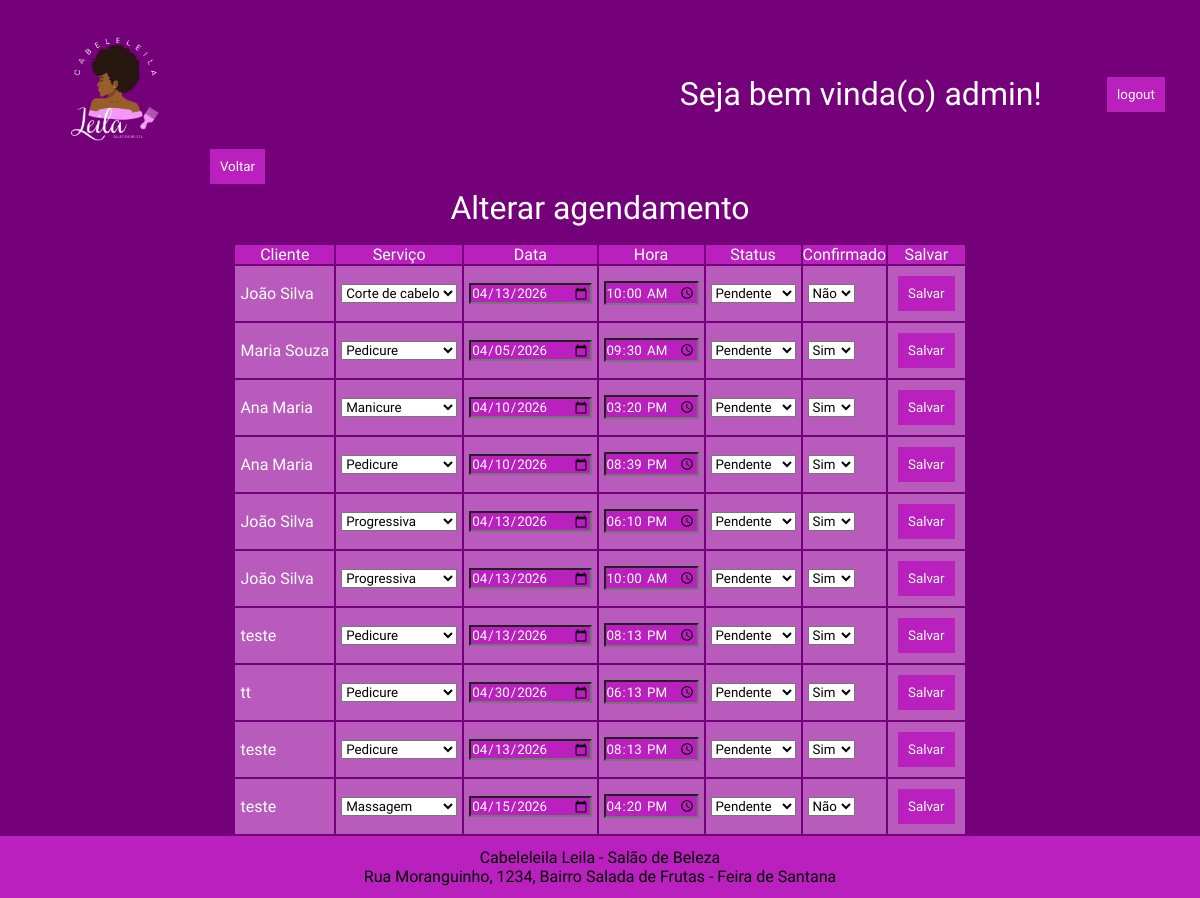
The page /alterar_agendamento (signed in) on the database as committed earlier.
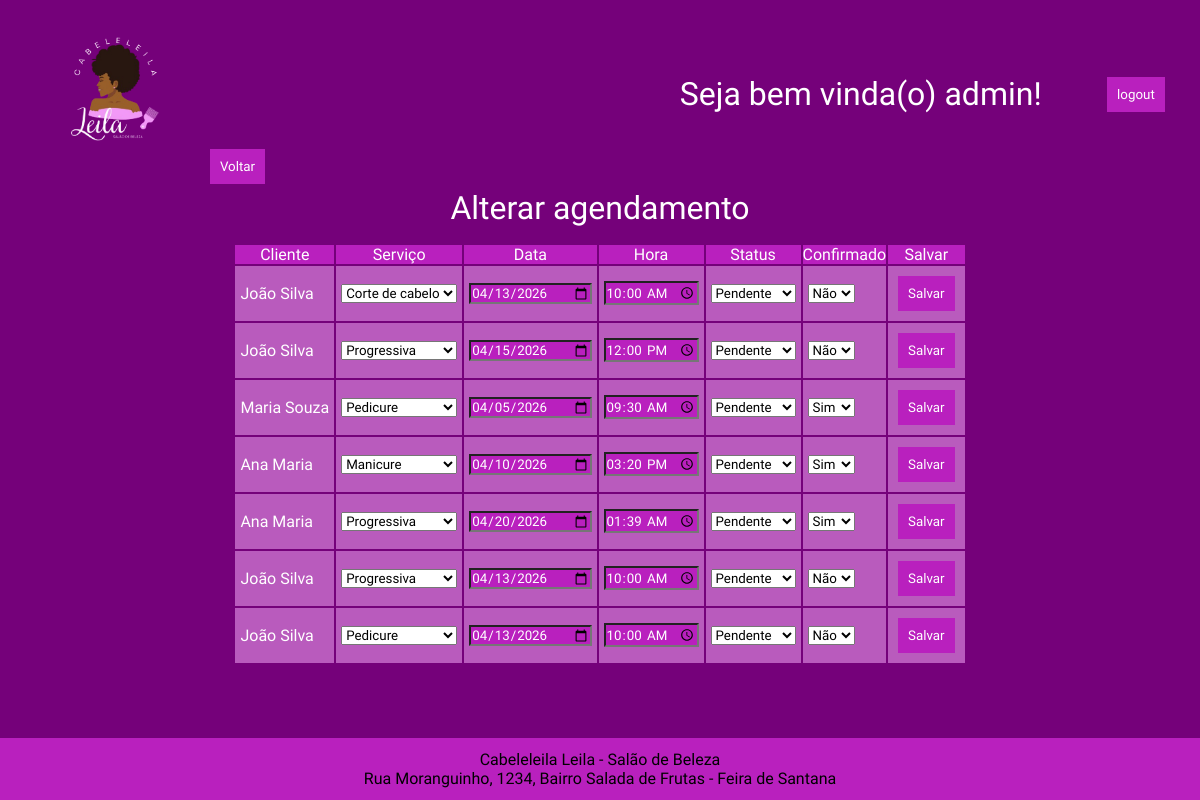
The same page on the database as committed later.
### models/Admin.py (models this page shows, shortened)
class Admin(db.Model, UserMixin):
    __tablename__ = 'admins'
    id = db.Column(db.Integer, primary_key=True)
    login = db.Column(db.String(100), nullable=False)
    senha = db.Column(db.String(100), nullable=False)
    def login_get(self):
        return self.login

### models/Agendamento.py (models this page shows, shortened)
class Agendamento(db.Model):
    __tablename__ = 'agendamentos'
    id = db.Column(db.Integer, primary_key=True)
    clienteID = db.Column(db.Integer, db.ForeignKey('clientes.id'), nullable=False)
    servicoID = db.Column(db.Integer, db.ForeignKey('servicos.id'), nullable=False)
    data = db.Column(db.String(10), nullable=False)
    hora = db.Column(db.String(5), nullable=False)
    atendimento_confirmado = db.Column(db.String(10), nullable=False)
    status = db.Column(db.String(10), nullable=False)
    def id_get(self ):
        return self.id
    def clienteID_get(self):
        return self.clienteID
    def servicoID_get(self):
        return self.servicoID
    def data_get(self):
        return self.data
    def hora_get(self):
        return self.hora
    def status_get(self):
        return self.status
    def atendimento_confirmado_get(self):
        return self.atendimento_confirmado

### models/Cliente.py (models this page shows, shortened)
class Cliente(db.Model, UserMixin):
    __tablename__ = 'clientes'
    id = db.Column(db.Integer, primary_key=True)
    login = db.Column(db.String(100), nullable=False)
    senha = db.Column(db.String(100), nullable=False)
    def login_get(self ):
        return self.login

### models/Servico.py (models this page shows, shortened)
class Servico(db.Model):
    __tablename__ = 'servicos'
    id = db.Column(db.Integer, primary_key=True)
    nome = db.Column(db.String(100), nullable=False)
    preco = db.Column(db.Float, nullable=False)
    def nome_get(self ):
        return self.nome

### app.py (the view, shortened to what this page needs)
@app.route('/alterar_agendamento', methods=['GET', 'POST'])
@login_required
def alterar_agendamento():
    mensagem = ''
    clientes_lista = {}
    if isinstance(current_user, Admin):
        agendamentos : Agendamento = Agendamento.query.all()
        servicos: Servico = Servico.query.all()
    elif isinstance(current_user, Cliente):
        cliente_id = current_user.id_get()
        agendamentos : Agendamento = Agendamento.query.filter_by(clienteID=cliente_id).all()
        servicos: Servico = Servico.query.all()
    for ag in agendamentos:
        ag: Agendamento
        c: Cliente = Cliente.query.get(ag.clienteID_get())
        s: Servico = Servico.query.get(ag.servicoID_get())
        clientes_lista[ag.clienteID_get()] = {
            'id'                     : ag.id_get(),
            'cliente'                : c.login_get(),
            'servico'                : s.nome_get(),
            'data'                   : ag.data_get(),
            'hora'                   : ag.hora_get(),
            'status'                 : ag.status_get(),
            'atendimento_confirmado' : ag.atendimento_confirmado_get()
        }
    return render_template('alterar_agendamento.html', mensagem=mensagem, agendamentos=agendamentos, servicos=servicos, clientes=clientes_lista)

### app.py (called while the page is built)
@login_manager.user_loader
def load_user(user_id):
    tipo, id_str = user_id.split("-")
    user_id = int(id_str)
    if tipo == "admin":
        return Admin.query.get(user_id)
    elif tipo == "usuario":
        return Cliente.query.get(user_id)

### templates/alterar_agendamento.html (shortened to what this page needs)
<!DOCTYPE html>
<html lang="pt-br">
<head>
    <link rel="stylesheet" href="{{ url_for('static', filename='css/para_table_styles.css') }}">
</head>
<body>
  <header>
        <div class="nav-container">
            <span>
                <img class="logo" src="{{ url_for('static', filename='img/logo-semfundo.png') }}" alt="logo">
                <a href="{{ url_for('painel') }}"><button id="btn-voltar">Voltar</button></a>
            </span>
            <h1 id="msg-boas-vindas">Seja bem vinda(o) {{ current_user.login_get()}}!</h1>
            <a href="{{ url_for('logout') }}"><button id="btn-logout">logout</button></a>
        </div>
    </header>
  <main class="container-main">
    <h1>Alterar agendamento</h1>
    {% if agendamentos %}
        <table>
            <thead>
                <tr>
                    <th>Cliente</th>
                    <th>Serviço</th>
                    <th>Data</th>
                    <th>Hora</th>
                    <th>Status</th>
                    <th>Confirmado</th>
                    <th>Salvar</th>
                </tr>
            </thead>
            <tbody>
                {% for ag in agendamentos %}
                <tr>
                    <form method="POST" action="/alterar_agendamento">
                        <td>{{ clientes[ag.clienteID_get()]['cliente'] }}</td>
                        <td>
                            <select name="servico">
                                {% for s in servicos %}
                                    <option value="{{ s.id }}" {% if s.id == ag.servicoID_get() %}selected{% endif %}>
                                        {{ s.nome_get() }}
                                    </option>
                                {% endfor %}
                            </select>
                        </td>
                        <td>
                            <input type="date" name="data" value="{{ ag.data_get() }}">
                        </td>
                        <td>
                            <input type="time" name="hora" value="{{ ag.hora_get() }}">
                        </td>
                        <td>
                            {% if current_user.__class__.__name__ == 'Admin' %}
                                <select name="status">
                                    <option value="pendente"  {% if ag.status_get() == 'pendente'  %}selected{% endif %}>Pendente</option>
                                </select>
                            {% else %}
                                {{ ag.status_get() }}
                            {% endif %}
                        </td>
                        <td>
                            {% if current_user.__class__.__name__ == 'Admin' %}
                                <select name="atendimento_confirmado">
                                    <option value="sim" {% if ag.atendimento_confirmado_get() == 'sim' %}selected{% endif %}>Sim</option>
                                    <option value="nao" {% if ag.atendimento_confirmado_get() == 'nao' %}selected{% endif %}>Não</option>
                                </select>
                            {% else %}
                                {{ ag.atendimento_confirmado_get() }}
                            {% endif %}
                        </td>
                        <td><button type="submit">Salvar</button></td>
                    </form>
                </tr>
                {% endfor %}
            </tbody>
        </table>
    {% else %}
        <p>Nenhum agendamento encontrado.</p>
    {% endif %}
</main>
<footer>
        <p >Cabeleleila Leila - Salão de Beleza</p>
        <p >Rua Moranguinho, 1234, Bairro Salada de Frutas - Feira de Santana</p>
    </footer>
</html>

### static/css/para_table_styles.css (style rules this page uses)
* { margin: 0; padding: 0; font-family: "Josefin Sans", sans-serif; font-weight: 500; font-style: normal; }
body { display: grid; overflow-x: hidden; grid-template-rows: auto 1fr auto; grid-template-areas: "cabecalho" "conteudo" "rodape"; background-color: rgba(117, 1, 122, 1); min-height: 100vh; }
footer { grid-area: rodape; display: flex; flex-direction: column; align-items: center; justify-content: center; background-color: rgb(185, 32, 190); padding: 1%; }
.nav-container { display: flex; justify-content: space-around; align-items: center; color: white; }
.logo { width: 30%; }
.nav-container h1 { padding-left: 20px; }
.container-main { grid-area: conteudo; display: flex; flex-direction: column; justify-items: center; align-items: center; gap: 16px; color: white; }
thead { background-color: rgb(185, 32, 190); }
tbody { background-color: rgb(185, 91, 189); }
button { background-color: rgb(185, 32, 190); color: white; padding: 10px; margin: 5px; border: none; cursor: pointer; transition: background-color 0.3s ease; }
input { color: white; background-color: rgb(185, 32, 190); }
td { padding: 5px; }

Rows that differ between the two databases and show on the page:
removed Agendamento: clienteID.login "teste", servico "Pedicure", data "04/13/2026", hora "20:13", atendimento_confirmado "Sim"
removed Agendamento: clienteID.login "tt", servico "Pedicure", data "04/30/2026", hora "18:13", atendimento_confirmado "Sim"
removed Agendamento: clienteID.login "teste", servico "Pedicure", data "04/13/2026", hora "20:13", atendimento_confirmado "Sim"
removed Agendamento: clienteID.login "teste", servico "Massagem", data "04/15/2026", hora "16:20", status "Pendente", atendimento_confirmado "Não"
added Agendamento: clienteID.login "João Silva", servico "Progressiva", data "04/15/2026", hora "12:00", status "Pendente", atendimento_confirmado "Não"
changed Agendamento (number 5 of 7 on the later page): servico "Pedicure" → "Progressiva"; data "04/10/2026" → "04/20/2026"; hora "20:39" → "01:39"
changed Agendamento (number 6 of 7 on the later page): hora "18:10" → "10:00"; atendimento_confirmado "Sim" → "Não"
changed Agendamento (number 7 of 7 on the later page): servico "Progressiva" → "Pedicure"; atendimento_confirmado "Sim" → "Não"
